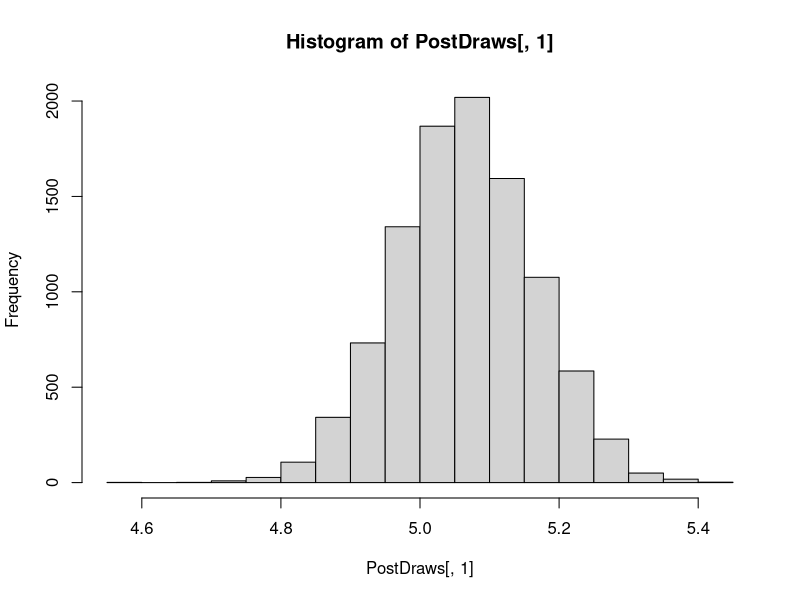
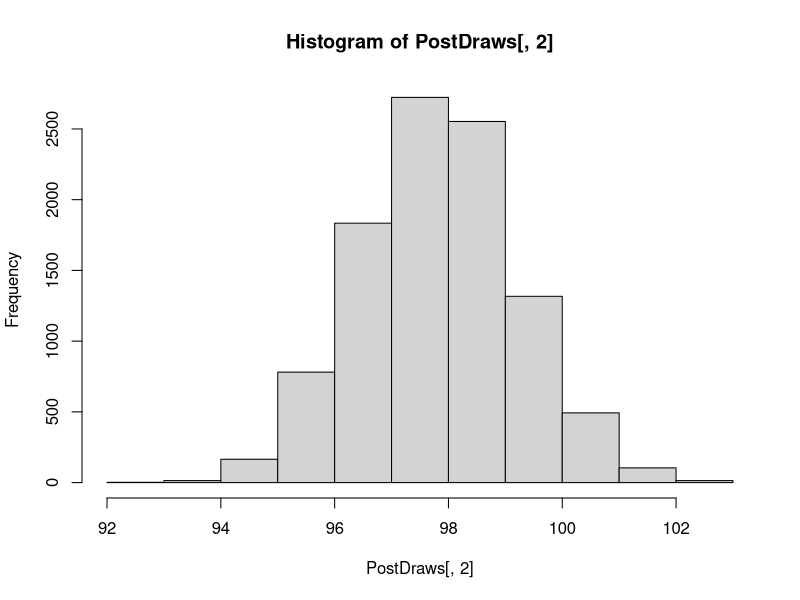
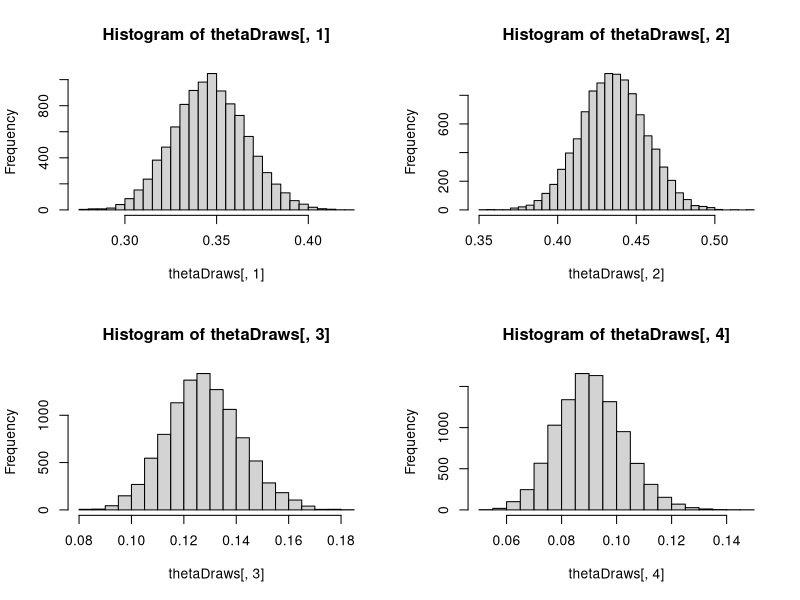

The R source for these figures, in order:
#####################################################################################
# Generates samples from the joint posterior distribution of the parameters
# in the x1,....xn iid Normal(theta,sigma^2) model with
# prior p(theta,sigma^2) propto 1/sigma^2
#####################################################################################
NormalNonInfoPrior <- function(NDraws,Data){
  Datamean <- mean(Data)
  s2 <- var(Data)
  n <- length(Data)
  PostDraws <- matrix(0,NDraws,2)
  PostDraws[,2] <- ((n-1)*s2)/rchisq(NDraws,n-1)
  PostDraws[,1] <- rnorm(NDraws,mean=Datamean,sd=sqrt(PostDraws[,2]/n))
  
  return(PostDraws)
}

Nobs <- 10000
Ndraws <- 10000
Data <- rnorm(Nobs,5,10) 	# Sampling Nobs observations from the N(5,10) density##
PostDraws <- NormalNonInfoPrior(Ndraws,Data) # Generating draws from the joint posterior of mu and sigma^2
hist(PostDraws[,1]) 			# Plotting the histogram of mu-draws
hist(PostDraws[,2])       # Plotting the histogram of sigma^2-draws

# Examples of probability calculations
mean(PostDraws[,1]>4.9 & PostDraws[,1]<5.1) # Approximate posterior probability of 4.9 < mu < 5.1
mean(PostDraws[,2]>99 & PostDraws[,2]<101)  # Approximate posterior probability of 99 < sigma^2 < 101


########################################################################################
# Generate samples from the joint posterior distribution of theta=(theta_1,...,theta_K)
# for the multinomial model with K categories and a Dirichlet prior for theta.
########################################################################################
Dirichlet <- function(NDraws,y,alpha){
  K <- length(alpha)
  xDraws <- matrix(0,NDraws,K)
  thetaDraws <- matrix(0,NDraws,K) # Matrix where the posterior draws of theta are stored
  for (j in 1:K){
    xDraws[,j] <- rgamma(NDraws,shape=alpha[j]+y[j],rate=1)
  }
  for (ii in 1:NDraws){
    thetaDraws[ii,] <- xDraws[ii,]/sum(xDraws[ii,])
  }
  return(thetaDraws)
}

###########   Setting up data and prior  #################
y <- c(180,230,62,41) # Data of counts for each category
p <- y/sum(y)
alpha_const <- 1
alpha <- alpha_const*c(15,15,10,10) # Dirichlet prior hyperparameters
NDraws <- 10000 # Number of posterior draws

###########   Posterior sampling from Dirichlet  #################
thetaDraws <- Dirichlet(NDraws,y,alpha)

K <- length(y)
########### Summary statistics from the posterior sample #########
for (k in 1:K){
  mean(thetaDraws[,k])
  sqrt(var(thetaDraws[,k]))
}

sum(thetaDraws[,2]>thetaDraws[,1])/NDraws # p(theta2>theta1 | y)
# Posterior probability that Android has largest share, i.e. p(theta_2 > max(theta_1,theta_3,theta_4) | y)
Index_max <- matrix(0,NDraws,1)
for (ii in 1:NDraws){
Index_max[ii,1] <- which.max(thetaDraws[ii,])
}
mean(Index_max==2)

# Plot histograms of the posterior draws
plot.new() # Opens a new graphical window
par(mfrow = c(2,2)) # Splits the graphical window in four parts (2-by-2 structure)
hist(thetaDraws[,1],25) # Plots the histogram of theta[,1] in the upper left subgraph
hist(thetaDraws[,2],25)
hist(thetaDraws[,3],25)
hist(thetaDraws[,4],25)


